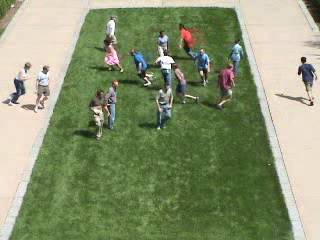
#> input picture frame 14 of beta(unstable)/Binome_3/Detection d'activités humaines anormales/Dataset/videos/scene1/test1.avi, 320 x 240 px, given in place of training.avi, which was not available
$ python training.py
#> lines starting #> are read from the running program, lines starting #| are printed output that depends on the picture; pictures that were not available may be replaced by others from this repository, and a replacement may not be noted
### beta(unstable)/Binome_3/Detection d'activités humaines anormales/motionInfuenceGenerator.py
import cv2
import numpy as np
import opFlowOfBlocks as roi
import math

def getThresholdDistance(mag,blockSize):
    return mag*blockSize

def getThresholdAngle(ang):
    tAngle = float(math.pi)/2
    return ang+tAngle,ang-tAngle

def getCentreOfBlock(blck1Indx,blck2Indx,centreOfBlocks):
    x1 = centreOfBlocks[blck1Indx[0]][blck1Indx[1]][0]
    y1 = centreOfBlocks[blck1Indx[0]][blck1Indx[1]][1]
    x2 = centreOfBlocks[blck2Indx[0]][blck2Indx[1]][0]
    y2 = centreOfBlocks[blck2Indx[0]][blck2Indx[1]][1]
    slope = float(y2-y1)/(x2-x1) if (x1 != x2) else float("inf")
    return (x1,y1),(x2,y2),slope


def calcEuclideanDist(x1,y1,x2,y2):
    dist = float(((x2-x1)**2 + (y2-y1)**2)**0.5)
    return dist

def angleBtw2Blocks(ang1,ang2):
    if(ang1-ang2 < 0):
        ang1InDeg = math.degrees(ang1)
        ang2InDeg = math.degrees(ang2)
        return math.radians(360 - (ang1InDeg-ang2InDeg))
    return ang1 - ang2

def motionInMapGenerator(opFlowOfBlocks,blockSize,centreOfBlocks,xBlockSize,yBlockSize):
    global frameNo
    motionInfVal = np.zeros((math.floor(xBlockSize),math.floor(yBlockSize),8))
    for index,value in np.ndenumerate(opFlowOfBlocks[...,0]):
        Td = getThresholdDistance(opFlowOfBlocks[index[0]][index[1]][0],blockSize)
        k = opFlowOfBlocks[index[0]][index[1]][1]
        posFi, negFi =  getThresholdAngle(math.radians(45*(k)))

        for ind,val in np.ndenumerate(opFlowOfBlocks[...,0]):
            if(index != ind):
                (x1,y1),(x2,y2), slope = getCentreOfBlock(index,ind,centreOfBlocks)
                euclideanDist = calcEuclideanDist(x1,y1,x2,y2)

                if(euclideanDist < Td):
                    angWithXAxis = math.atan(slope)
                    angBtwTwoBlocks = angleBtw2Blocks(math.radians(45*(k)),angWithXAxis)

                    if(negFi < angBtwTwoBlocks and angBtwTwoBlocks < posFi):
                        motionInfVal[ind[0]][ind[1]][int(opFlowOfBlocks[index[0]][index[1]][1])] += math.exp(-1*(float(euclideanDist)/opFlowOfBlocks[index[0]][index[1]][0]))
    #print("Frame number ", frameNo)
    frameNo += 1
    return motionInfVal


def getMotionInfuenceMap(vid):
#> called with vid = 'C:\\Users\\Ahlem\\Desktop\\training.avi'
    global frameNo

    frameNo = 0
    cap = cv2.VideoCapture(vid)
    ret, frame1 = cap.read()
#> frame1 is the input picture: shape (240, 320, 3); mean B, G, R 112.2, 147.4, 136.8
    rows = frame1.shape[0]
#> rows = 240
    cols = frame1.shape[1]
#> cols = 320
    print(rows,cols)
#| 240 320
    prvs = cv2.cvtColor(frame1, cv2.COLOR_BGR2GRAY)
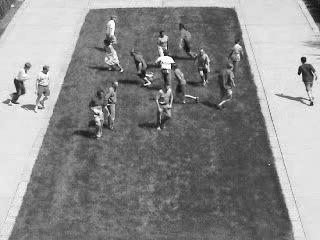
#> prvs: shape (240, 320); min 12, max 255, mean 140.2
    motionInfOfFrames = []
    count = 0
    while 1:
        '''
        #if(count <= 475 or (count > 623 and count <= 1300)):
        if(count < 475):
            ret, frame2 = cap.read()
            prvs = cv2.cvtColor(frame2,cv2.COLOR_BGR2GRAY)
            count += 1
            continue
        '''

        #if((count < 1451 and count <= 623)):
        '''
        if(count < 475):
            ret, frame2 = cap.read()
            prvs = cv2.cvtColor(frame2,cv2.COLOR_BGR2GRAY)
            count += 1
            continue
        '''
        print(count)
        ret, frame2 = cap.read()
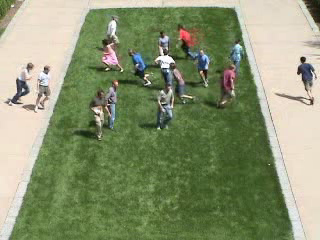
#> input picture frame 15 of beta(unstable)/Binome_3/Detection d'activités humaines anormales/Dataset/videos/scene1/test1.avi, 320 x 240 px, given in place of training.avi, which was not available
#> frame2 is the input picture: shape (240, 320, 3); mean B, G, R 112.3, 147.3, 136.9
        if (ret == False):
            break
        next = cv2.cvtColor(frame2, cv2.COLOR_BGR2GRAY)
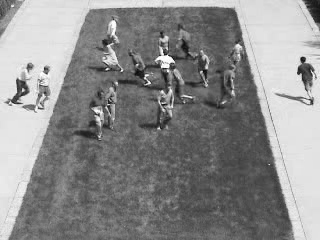
#> next: shape (240, 320); min 3, max 255, mean 140.2
        flow = cv2.calcOpticalFlowFarneback(prvs, next, None, 0.5, 3, 15, 3, 5, 1.2, 0)


        mag, ang = cv2.cartToPolar(flow[...,0], flow[...,1])
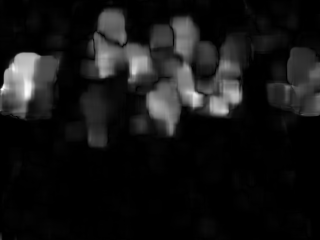
#> mag: shape (240, 320) float32; min 1.01e-09, max 3.41, mean 0.289; drawn with min black and max white
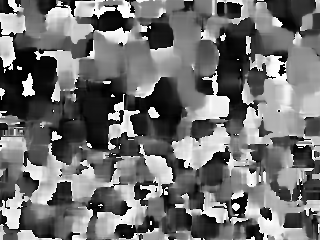
#> ang: shape (240, 320) float32; min 3.85e-05, max 6.28, mean 2.76; drawn with min black and max white


        prvs = next
        opFlowOfBlocks,noOfRowInBlock,noOfColInBlock,blockSize,centreOfBlocks,xBlockSize,yBlockSize = roi.calcOptFlowOfBlocks(mag,ang,next)
        motionInfVal = motionInMapGenerator(opFlowOfBlocks,blockSize,centreOfBlocks,xBlockSize,yBlockSize)
        motionInfOfFrames.append(motionInfVal)

        #if(count == 622):
        #    break
        count += 1
    return motionInfOfFrames, xBlockSize,yBlockSize

### beta(unstable)/Binome_3/Detection d'activités humaines anormales/opFlowOfBlocks.py
import cv2
import numpy as np
import math

def calcOptFlowOfBlocks(mag,angle,grayImg):
    '''Takes an image (gray scale) and a flow matrix as input. Divides image into blocks and calculates Optical Flow of each block '''
    '''calculate number of rows and columns in the matrix of the image'''
    rows = grayImg.shape[0]
#> rows = 240
    cols = grayImg.shape[1]
#> cols = 320
    noOfRowInBlock = 20
    noOfColInBlock = 20
    ''' calculate the number of rows of blocks and columns of blocks in the frame '''
    xBlockSize = (rows / noOfRowInBlock)
#> xBlockSize = 12
    yBlockSize = (cols / noOfColInBlock)
#> yBlockSize = 16
    '''To calculate the optical flow of each block'''

    '''declare an array initialized to 0 of the size of the number of blocks'''

    opFlowOfBlocks = np.zeros((math.floor(xBlockSize),math.floor(yBlockSize),2))

    for index,value in np.ndenumerate(mag):
        opFlowOfBlocks[math.floor(index[0]/noOfRowInBlock)][math.floor(index[1]/noOfColInBlock)][0] += mag[math.floor(index[0])][math.floor(index[1])]
        opFlowOfBlocks[math.floor(index[0]/noOfRowInBlock)][math.floor(index[1]/noOfColInBlock)][1] += angle[math.floor(index[0])][math.floor(index[1])]
#> this loop made 76800 passes
#> (index, value) on passes 1 to 3: ((0, 0), 0.0691), ((0, 1), 0.0842), ((0, 2), 0.0599)

    centreOfBlocks = np.zeros((math.floor(xBlockSize),math.floor(yBlockSize),2))
    for index,value in np.ndenumerate(opFlowOfBlocks):
        opFlowOfBlocks[index[0]][index[1]][index[2]] = float(value)/(noOfRowInBlock*noOfColInBlock)
        val = opFlowOfBlocks[index[0]][index[1]][index[2]]

        if(index[2] == 1):
            angInDeg = math.degrees(val)
            if(angInDeg > 337.5):
                k = 0
            else:
                q = angInDeg//22.5
                a1 = q*22.5
                q1 = angInDeg - a1
                a2 = (q+2)*22.5
                q2 =  a2 - angInDeg
                if(q1 < q2):
                    k = int(round(a1/45))
                else:
                    k = int(round(a2/45))
            opFlowOfBlocks[index[0]][index[1]][index[2]] = k
            theta = val


        if(index[2] == 0):
            r = val
            x = ((index[0] + 1)*noOfRowInBlock)-(noOfRowInBlock/2)
            y = ((index[1] + 1)*noOfColInBlock)-(noOfColInBlock/2)
            centreOfBlocks[index[0]][index[1]][0] = x
            centreOfBlocks[index[0]][index[1]][1] = y
#> this loop made 384 passes
#> (index, value, val, angInDeg, q, a1, q1, a2) on passes 2, 4, 6, 8, 10, 12, 14, 16, 18, 20, 22, 24: ((0, 0, 1), 1288.6, 3.22, 184.6, 8, 180, 4.58, 225), ((0, 1, 1), 995.9, 2.49, 142.7, 6, 135, 7.66, 180), ((0, 2, 1), 1139, 2.85, 163.2, 7, 157.5, 5.65, 202.5), ((0, 3, 1), 1511.2, 3.78, 216.5, 9, 202.5, 13.96, 247.5), ((0, 4, 1), 1774, 4.44, 254.1, 11, 247.5, 6.61, 292.5), ((0, 5, 1), 999.7, 2.5, 143.2, 6, 135, 8.2, 180), ((0, 6, 1), 1556, 3.89, 222.9, 9, 202.5, 20.38, 247.5), ((0, 7, 1), 1354.1, 3.39, 194, 8, 180, 13.96, 225), ((0, 8, 1), 1201.2, 3, 172.1, 7, 157.5, 14.55, 202.5), ((0, 9, 1), 874.2, 2.19, 125.2, 5, 112.5, 12.72, 157.5), ((0, 10, 1), 1166.2, 2.92, 167, 7, 157.5, 9.55, 202.5), ((0, 11, 1), 701.6, 1.75, 100.5, 4, 90, 10.5, 135)
#> (val, angInDeg, q, a1, q1, a2, q2, k) on passes 62, 64, 66, 68, 70, 72: (1.91, 109.5, 4, 90, 19.53, 135, 25.47, 2), (2.39, 136.9, 6, 135, 1.95, 180, 43.05, 3), (3.93, 225.4, 10, 225, 0.44, 270, 44.56, 5), (1.42, 81.2, 3, 67.5, 13.7, 112.5, 31.3, 2), (2.99, 171.4, 7, 157.5, 13.85, 202.5, 31.15, 4), (3.06, 175.3, 7, 157.5, 17.85, 202.5, 27.15, 4)
    return opFlowOfBlocks,noOfRowInBlock,noOfColInBlock,noOfRowInBlock*noOfColInBlock,centreOfBlocks,xBlockSize,yBlockSize

### beta(unstable)/Binome_3/Detection d'activités humaines anormales/training.py
import numpy as np
import motionInfuenceGenerator as mig
import createMegaBlocks as cmb
def reject_outliers(data, m=2):
    return data[abs(data - np.mean(data)) < m * np.std(data)]
def train_from_video(vid):
    '''
        calls all methods to train from the given video
        May return codewords or store them.
    '''
    print ("Training From ", vid)
    MotionInfOfFrames, rows, cols = mig.getMotionInfuenceMap(vid)
#> in getMotionInfuenceMap, `opFlowOfBlocks,noOfRowInBlock,noOfColInBlock,blockSize,centreOfBlocks,..`: noOfRowInBlock = 20; blockSize = 400; xBlockSize = 12; yBlockSize = 16
#> the loop in motionInMapGenerator, `for index,value in np.ndenumerate(opFlowOfBlocks[...,0]):` made 192 passes
#> (index, value) on passes 2 to 4: ((0, 1), 0.0472), ((0, 2), 0.0345), ((0, 3), 0.0253)
    print ("Motion Inf Map", len(MotionInfOfFrames))
    #numpy.save("MotionInfluenceMaps", np.array(MotionInfOfFrames), allow_pickle=True, fix_imports=True)
    megaBlockMotInfVal = cmb.createMegaBlocks(MotionInfOfFrames, rows, cols)
    np.save(r"C:\Users\Ahlem\Desktop\Piste\Unusual-Human-Activity-Detection-masterMALEK\Unusual-Human-Activity-Detection-master\Dataset\videos\scene1\megaBlockMotInfVal_set1_p1_train_40-40_k5.npy",megaBlockMotInfVal)
    print(np.amax(megaBlockMotInfVal))
    print(np.amax(reject_outliers(megaBlockMotInfVal)))

    codewords = cmb.kmeans(megaBlockMotInfVal)
    np.save(r"C:\Users\Ahlem\Desktop\Piste\Unusual-Human-Activity-Detection-masterMALEK\Unusual-Human-Activity-Detection-master\Dataset\videos\scene1\codewords_set1_p1_train_40-40_k5.npy",codewords)
    print (codewords)
    return

if __name__ == '__main__':
    '''
        defines training set and calls trainFromVideo for every vid
    '''
    trainingSet = [r"C:\Users\Ahlem\Desktop\training.avi"]
    for video in trainingSet:
        train_from_video(video)
    print ("Done")

$ run again, starting later in the video
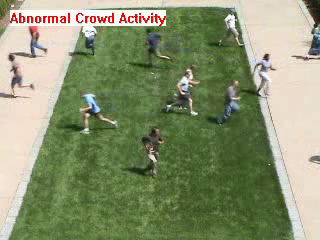
#> input picture frame 66 of beta(unstable)/Binome_3/Detection d'activités humaines anormales/Dataset/videos/scene1/test1.avi, 320 x 240 px, given in place of training.avi, which was not available
#> in getMotionInfuenceMap, frame1 is the input picture: shape (240, 320, 3); mean B, G, R 111.7, 147.1, 137.2
#| 240 320
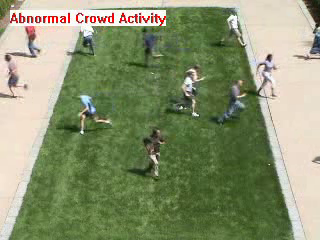
#> input picture frame 67 of beta(unstable)/Binome_3/Detection d'activités humaines anormales/Dataset/videos/scene1/test1.avi, 320 x 240 px, given in place of training.avi, which was not available
#> in getMotionInfuenceMap, frame2 is the input picture: shape (240, 320, 3); mean B, G, R 111.8, 147.1, 137.3
#> in getMotionInfuenceMap, `mag, ang = cv2.cartToPolar(flow[...,0], flow[...,1])`:
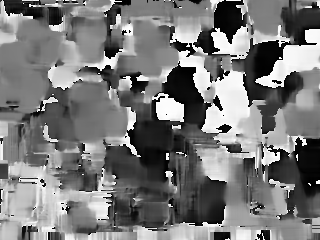
#> ang: shape (240, 320) float32; min 0.000125, max 6.28, mean 2.99; drawn with min black and max white
#> the loop in calcOptFlowOfBlocks, `for index,value in np.ndenumerate(mag):` made 76800 passes
#> (index, value) on passes 1 to 3: ((0, 0), 0.00301), ((0, 1), 0.00216), ((0, 2), 0.0032)
#> the loop in calcOptFlowOfBlocks, `for index,value in np.ndenumerate(opFlowOfBlocks):` made 384 passes
#> (index, value, val, angInDeg, q, a1, q1, a2) on passes 2, 4, 6, 8, 10, 12, 14, 16: ((0, 0, 1), 1088.9, 2.72, 156, 6, 135, 20.98, 180), ((0, 1, 1), 706.7, 1.77, 101.2, 4, 90, 11.23, 135), ((0, 2, 1), 736.3, 1.84, 105.5, 4, 90, 15.46, 135), ((0, 3, 1), 1160.4, 2.9, 166.2, 7, 157.5, 8.72, 202.5), ((0, 4, 1), 1400.4, 3.5, 200.6, 8, 180, 20.59, 225), ((0, 5, 1), 1090.1, 2.73, 156.1, 6, 135, 21.14, 180), ((0, 6, 1), 1091.5, 2.73, 156.3, 6, 135, 21.34, 180), ((0, 7, 1), 1279, 3.2, 183.2, 8, 180, 3.2, 225)
#> in getMotionInfuenceMap, `opFlowOfBlocks,noOfRowInBlock,noOfColInBlock,blockSize,centreOfBlocks,..`: noOfRowInBlock = 20; blockSize = 400; xBlockSize = 12; yBlockSize = 16
#> the loop in motionInMapGenerator, `for index,value in np.ndenumerate(opFlowOfBlocks[...,0]):` made 192 passes
#> (index, value) on passes 2 to 4: ((0, 1), 0.0283), ((0, 2), 0.00839), ((0, 3), 0.00226)

$ run again, starting later in the video
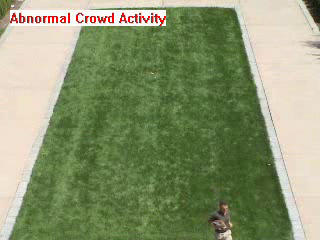
#> input picture frame 117 of beta(unstable)/Binome_3/Detection d'activités humaines anormales/Dataset/videos/scene1/test1.avi, 320 x 240 px, given in place of training.avi, which was not available
#> in getMotionInfuenceMap, frame1 is the input picture: shape (240, 320, 3); mean B, G, R 111.6, 149.5, 138.5
#| 240 320
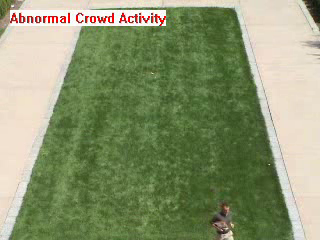
#> input picture frame 118 of beta(unstable)/Binome_3/Detection d'activités humaines anormales/Dataset/videos/scene1/test1.avi, 320 x 240 px, given in place of training.avi, which was not available
#> in getMotionInfuenceMap, frame2 is the input picture: shape (240, 320, 3); mean B, G, R 111.5, 149.4, 138.5
#> in getMotionInfuenceMap, `mag, ang = cv2.cartToPolar(flow[...,0], flow[...,1])`:
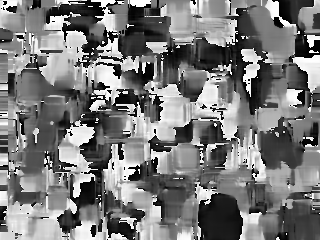
#> ang: shape (240, 320) float32; min 3.06e-05, max 6.28, mean 3.01; drawn with min black and max white
#> the loop in calcOptFlowOfBlocks, `for index,value in np.ndenumerate(mag):` made 76800 passes
#> (index, value) on passes 1 to 3: ((0, 0), 0.0663), ((0, 1), 0.113), ((0, 2), 0.0634)
#> the loop in calcOptFlowOfBlocks, `for index,value in np.ndenumerate(opFlowOfBlocks):` made 384 passes
#> (index, value, val, angInDeg, q, a1, q1, a2) on passes 2, 4, 6, 8, 10, 12, 14, 16: ((0, 0, 1), 1671.5, 4.18, 239.4, 10, 225, 14.42, 270), ((0, 1, 1), 1089.4, 2.72, 156, 6, 135, 21.04, 180), ((0, 2, 1), 1016.6, 2.54, 145.6, 6, 135, 10.62, 180), ((0, 3, 1), 901, 2.25, 129.1, 5, 112.5, 16.56, 157.5), ((0, 4, 1), 438.5, 1.1, 62.81, 2, 45, 17.81, 90), ((0, 5, 1), 1483.6, 3.71, 212.5, 9, 202.5, 10.02, 247.5), ((0, 6, 1), 962.4, 2.41, 137.9, 6, 135, 2.85, 180), ((0, 7, 1), 865, 2.16, 123.9, 5, 112.5, 11.4, 157.5)
#> in getMotionInfuenceMap, `opFlowOfBlocks,noOfRowInBlock,noOfColInBlock,blockSize,centreOfBlocks,..`: noOfRowInBlock = 20; blockSize = 400; xBlockSize = 12; yBlockSize = 16
#> the loop in motionInMapGenerator, `for index,value in np.ndenumerate(opFlowOfBlocks[...,0]):` made 192 passes
#> (index, value) on passes 2 to 4: ((0, 1), 0.00023), ((0, 2), 1.54e-05), ((0, 3), 1.58e-05)
